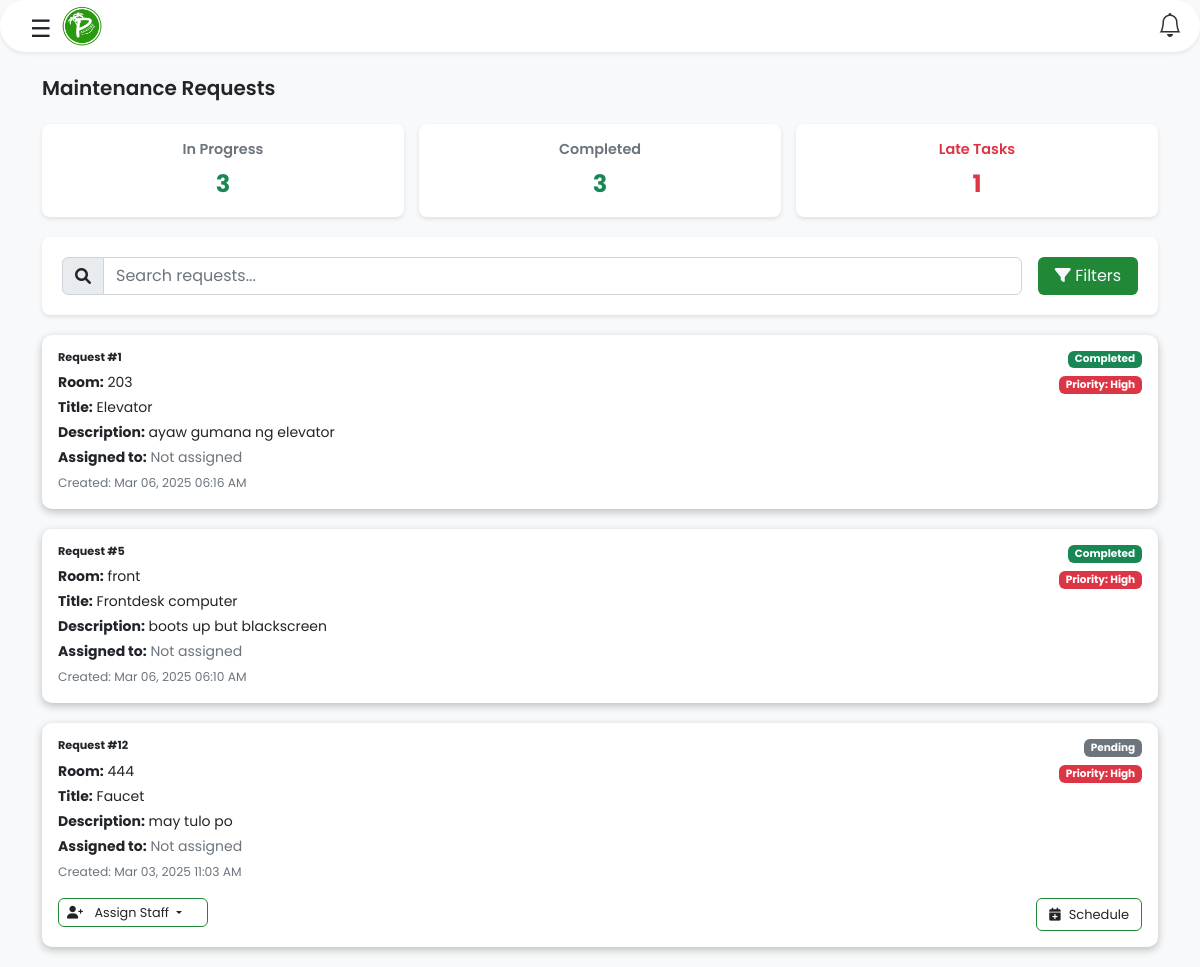
The page /maintenance-department/maintenance.php?priority=High (signed in) on the database as committed earlier.
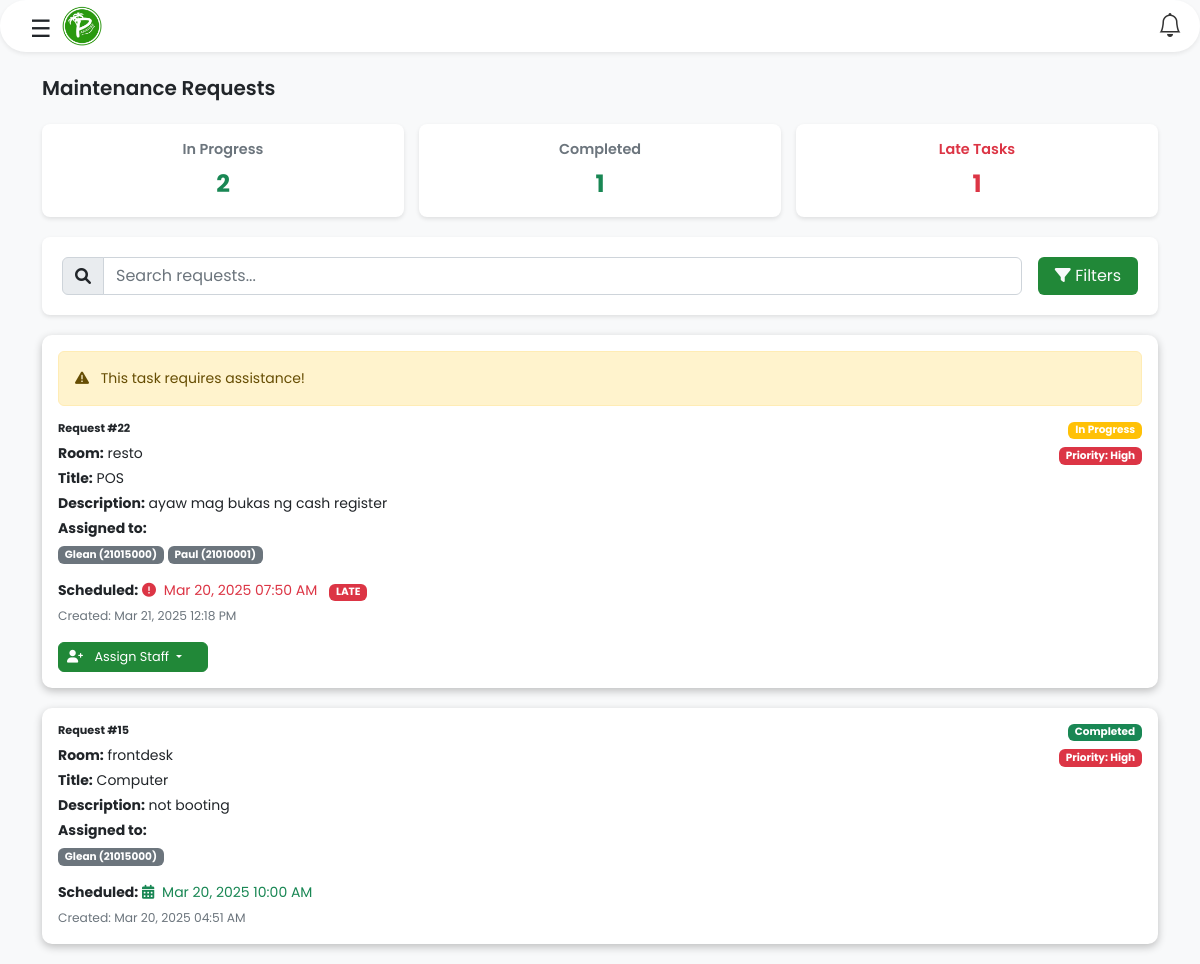
The same page on the database as committed later.
### tables this page shows
CREATE TABLE `maintenance_requests` (
  `id` int(11) NOT NULL,
  `request_title` varchar(255) NOT NULL,
  `description` text NOT NULL,
  `room_no` varchar(50) NOT NULL,
  `priority` varchar(255) NOT NULL,
  `emp_id` int(11) NOT NULL,
  `status` text NOT NULL,
  `created_at` timestamp NOT NULL DEFAULT current_timestamp() ON UPDATE current_timestamp(),
  `schedule` datetime DEFAULT NULL,
  `emailed` tinyint(1) DEFAULT 0,
  `needs_assistance` tinyint(1) DEFAULT 0
);

### maintenance-department/maintenance.php (the view, shortened to what the changed rows need)
<?php
require_once '../database.php';
$priority_filter = isset($_GET['priority']) ? $_GET['priority'] : '';
$current_date = date('Y-m-d H:i:s');
$stats_query = "SELECT
    COUNT(CASE WHEN status = 'Completed' THEN 1 END) as completed_count,
    COUNT(CASE WHEN status = 'In Progress' THEN 1 END) as working_count,
    COUNT(CASE WHEN schedule < '$current_date' AND status != 'Completed' THEN 1 END) as late_count,
    COUNT(*) as total_count
    FROM maintenance_requests";
$stats = $conn->query($stats_query)->fetch_assoc();
$requests_query = "SELECT mr.*,
                    IFNULL(GROUP_CONCAT(DISTINCT CONCAT(e.name, ' (', am.emp_id, ')') SEPARATOR ','), '') as assigned_employees,
                    IFNULL(GROUP_CONCAT(DISTINCT am.emp_id SEPARATOR ','), '') as assigned_emp_ids
                  FROM maintenance_requests mr
                  LEFT JOIN assigned_maintenance am ON mr.id = am.maintenance_request_id
                  LEFT JOIN employee e ON am.emp_id = e.emp_id
                  WHERE 1=1";
if (!empty($priority_filter)) {
    $priority_filter = $conn->real_escape_string($priority_filter);
    $requests_query .= " AND mr.priority = '$priority_filter'";
}
$requests_query .= " GROUP BY mr.id ORDER BY mr.created_at DESC";
$requests = $conn->query($requests_query);
?>
<!DOCTYPE html>
<html lang="en">
<head>
    <link href="https://cdnjs.cloudflare.com/ajax/libs/bootstrap/5.3.0/css/bootstrap.min.css" rel="stylesheet">
    <link href='https://unpkg.com/boxicons@2.0.9/css/boxicons.min.css' rel='stylesheet'>
    <link rel="stylesheet" href="https://cdn.jsdelivr.net/npm/bootstrap-icons@1.3.0/font/bootstrap-icons.css">
    <link rel="stylesheet" href="maintenance.css">
</head>
<body>
    <?php include 'nav.php'; ?>
    <div class="container mt-4">
        <div class="stats-container p-0">
            <div class="stats-card">
                <div class="stats-label fw-semibold">In Progress</div>
                <div class="stats-number"><?php echo $stats['working_count']; ?></div>
            </div>
            <div class="stats-card">
                <div class="stats-label fw-semibold">Completed</div>
                <div class="stats-number"><?php echo $stats['completed_count']; ?></div>
            </div>
        </div>
        <div class="requests-list">
            <?php if ($requests && $requests->num_rows > 0): ?>
                <?php while ($request = $requests->fetch_assoc()): ?>
                    <div class="card request-card priority-<?php echo $request['priority']; ?>">
                        <div class="card-body">
                            <?php if ($request['needs_assistance'] == 1): ?>
                                <div class="alert alert-warning mb-3" role="alert">
                                    <i class="fas fa-exclamation-triangle me-2"></i>
                                    This task requires assistance!
                                </div>
                            <?php endif; ?>
                            <div class="d-flex justify-content-between align-items-start">
                                <div>
                                    <h5 class="card-title">Request #<?php echo $request['id']; ?></h5>
                                    <p class="mb-1"><strong>Room:</strong> <?php echo $request['room_no']; ?></p>
                                    <p class="mb-1"><strong>Title:</strong> <?php echo $request['request_title']; ?></p>
                                    <p class="mb-1"><strong>Description:</strong> <?php echo $request['description']; ?></p>
                                    <p class="mb-1">
                                        <strong>Assigned to:</strong>
                                        <?php
                                        $assigned_ids = explode(',', $request['assigned_emp_ids']);
                                        $assigned_names = explode(',', $request['assigned_employees']);
                                        if (!empty($assigned_names[0])) {
                                            echo '<div class="assigned-employees">';
                                            foreach($assigned_names as $emp) {
                                                echo '<span class="badge bg-secondary me-1">' . htmlspecialchars($emp) . '</span>';
                                            }
                                            echo '</div>';
                                        } else {
                                            echo '<span class="text-muted">Not assigned</span>';
                                        }
                                        ?>
                                    </p>
                                    <?php if ($request['schedule']): ?>
                                    <p class="mb-1">
                                        <strong>Scheduled:</strong>
                                        <?php
                                        $now = new DateTime();
                                        $scheduleDate = new DateTime($request['schedule']);
                                        $isLate = ($scheduleDate < $now && $request['status'] !== 'Completed');
                                        ?>
                                        <span class="<?php echo $isLate ? 'text-danger' : 'text-success'; ?>">
                                            <i class="fas <?php echo $isLate ? 'fa-exclamation-circle' : 'fa-calendar-alt'; ?> me-1"></i>
                                            <?php echo date('M d, Y h:i A', strtotime($request['schedule'])); ?>
                                            <?php if ($isLate): ?>
                                                <span class="badge bg-danger ms-2">LATE</span>
                                            <?php endif; ?>
                                        </span>
                                    </p>
                                    <?php endif; ?>
                                    <small class="text-muted">Created: <?php echo date('M d, Y h:i A', strtotime($request['created_at'])); ?></small>
                                </div>
                                <div class="d-flex flex-column align-items-end">
                                    <span class="badge bg-<?php
                                        if ($request['status'] === 'Completed') {
                                            echo 'completed';
                                        } elseif ($request['status'] === 'In Progress') {
                                            echo 'working';
                                        } else {
                                            echo 'pending';
                                        }
                                    ?> mb-2">
                                        <?php echo $request['status']; ?>
                                    </span>
                                    <span class="badge bg-<?php
                                        if ($request['priority'] === 'High') {
                                            echo 'danger';
                                        } elseif ($request['priority'] === 'Medium') {
                                            echo 'warning';
                                        } else {
                                            echo 'success';
                                        }
                                    ?>">
                                        Priority: <?php echo $request['priority']; ?>
                                    </span>
                                </div>
                            </div>
                            <?php if ($request['status'] !== 'Completed'): ?>
                                <div class="mt-3 action-buttons">
                                    <div class="dropdown staff-dropdown">
                                        <button class="btn dropdown-toggle <?php echo !empty($assigned_ids[0]) ? 'assigned' : ''; ?>"
                                                type="button"
                                                id="staffDropdown_<?php echo $request['id']; ?>"
                                                data-bs-toggle="dropdown"
                                                aria-expanded="false">
                                            <i class="fas fa-user-plus me-2"></i>
                                            Assign Staff
                                        </button>
                                    </div>
                                    <?php if (!$request['schedule']): ?>
                                    <button class="btn btn-schedule" onclick="scheduleTask(<?php echo $request['id']; ?>, '<?php echo $request['assigned_employees']; ?>')">
                                        <i class="fas fa-calendar-plus me-2"></i>Schedule
                                    </button>
                                    <?php endif; ?>
                                </div>
                            <?php endif; ?>
                        </div>
                    </div>
                <?php endwhile; ?>
            <?php else: ?>
                <div class="alert alert-info">No maintenance requests found</div>
            <?php endif; ?>
        </div>
    </div>
</body>
</html>

Rows that differ between the two databases and show on the page:
removed maintenance_requests: id "1", room_no "203", request_title "Elevator", description "ayaw gumana ng elevator", shows "Not assigned", created_at "Mar 06, 2025 06:16 AM", status "Completed", priority "High", shown under "Maintenance Requests"
removed maintenance_requests: id "5", room_no "front", request_title "Frontdesk computer", description "boots up but blackscreen", shows "Not assigned", created_at "Mar 06, 2025 06:10 AM", status "Completed", priority "High", shown under "Maintenance Requests"
removed maintenance_requests: id "12", room_no "444", request_title "Faucet", description "may tulo po", shows "Not assigned", created_at "Mar 03, 2025 11:03 AM", status "Pending", priority "High", shown under "Maintenance Requests"
added maintenance_requests: needs_assistance 1 (drawn), id "22", room_no "resto", request_title "POS", description "ayaw mag bukas ng cash register", emp "Glean (21015000)", emp "Paul (21010001)", schedule "Mar 20, 2025 07:50 AM", shows "LATE", created_at "Mar 21, 2025 12:18 PM", status "In Progress", priority "High", shown under "Maintenance Requests"
added maintenance_requests: id "15", room_no "frontdesk", request_title "Computer", description "not booting", emp "Glean (21015000)", schedule "Mar 20, 2025 10:00 AM", created_at "Mar 20, 2025 04:51 AM", status "Completed", priority "High"
Other text that changed with them:
$stats['working_count']: "3" → "2"
$stats['completed_count']: "3" → "1"
